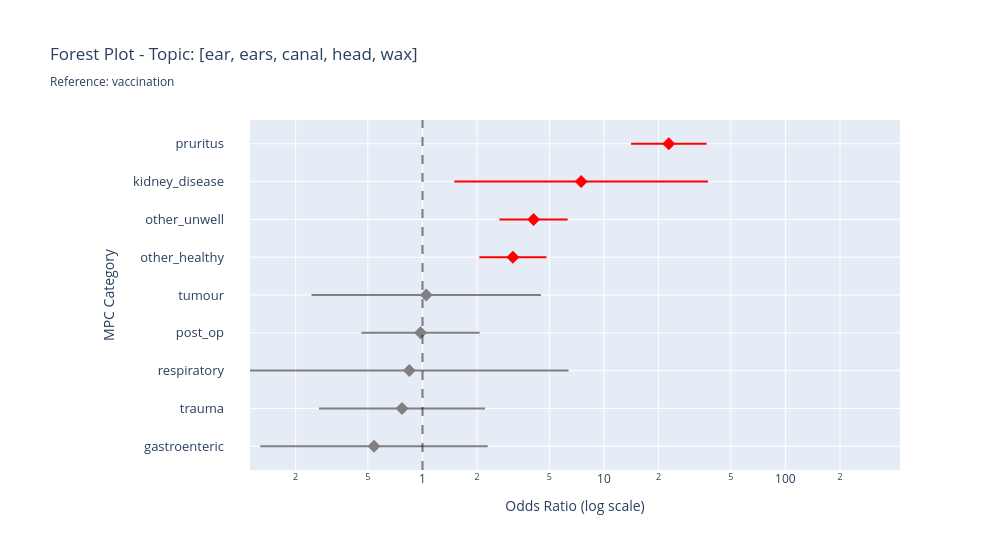
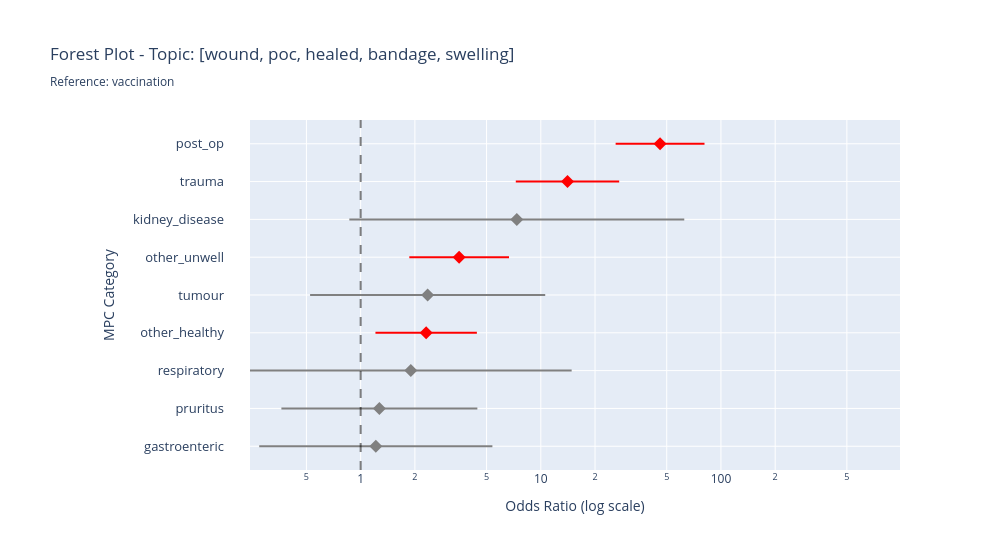
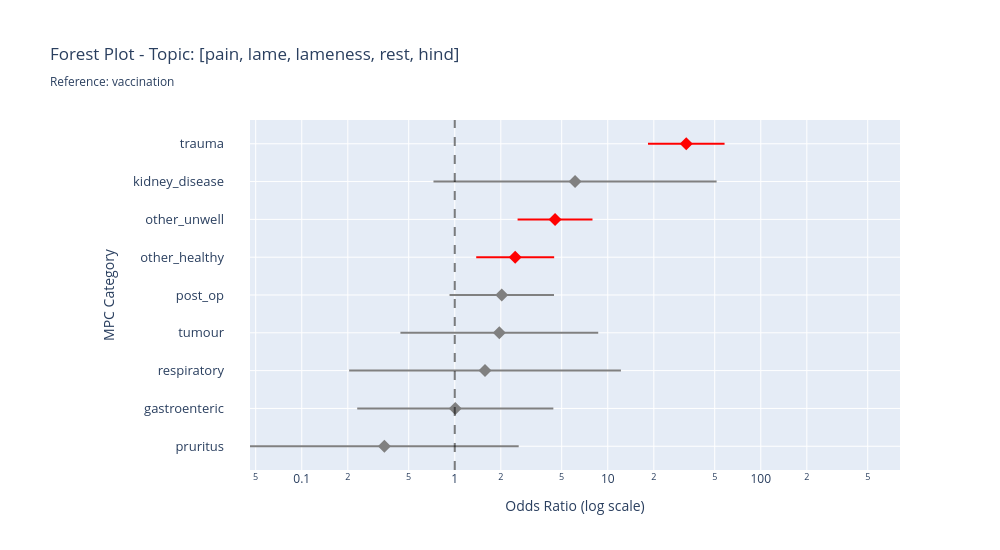

The code cell stored with these charts, in order, in its notebook:
### Code cell
def plot_forest(or_df, topic_id, title=""):
    subset = or_df[or_df['topic'] == topic_id].copy()
    subset = subset.sort_values('OR', ascending=True)

    if len(subset) == 0:
        print(f"No data for topic {topic_id}")
        return

    topic_words = [w for w, _ in topic_model.get_topic(topic_id)][:5]
    topic_label = ', '.join(topic_words)

    fig = go.Figure()

    for i, row in subset.iterrows():
        color = 'red' if row['significant'] else 'gray'
        fig.add_trace(go.Scatter(
            x=[row['CI_lower'], row['CI_upper']],
            y=[row['mpc'], row['mpc']],
            mode='lines',
            line=dict(color=color, width=2),
            showlegend=False
        ))

    fig.add_trace(go.Scatter(
        x=subset['OR'],
        y=subset['mpc'],
        mode='markers',
        marker=dict(size=10, color=['red' if s else 'gray' for s in subset['significant']], symbol='diamond'),
        name='Odds Ratio'
    ))

    fig.add_vline(x=1, line_dash="dash", line_color="black", opacity=0.5)

    fig.update_layout(
        title=f"Forest Plot - Topic: [{topic_label}]<br><sub>{title}</sub>",
        xaxis_title="Odds Ratio (log scale)",
        xaxis_type="log",
        yaxis_title="MPC Category",
        height=550,
        width=1000,
        margin=dict(l=250, r=100, t=120, b=80),
        showlegend=False
    )

    fig.update_yaxes(
        automargin=True,
        tickfont=dict(size=13),
        ticklabelstandoff=25
    )

    fig.show()

print("Red = significant (CI doesn't cross 1.0), Gray = not significant")
print()

for topic_id in top_topics[:3]:
    plot_forest(or_df, topic_id, "Reference: vaccination")

### Figure 1 — Plotly figure (JSON) as saved in the notebook; plotly's stock layout.template omitted (floating-point values rounded to 4 significant figures)
{"data": [{"line": {"color": "gray", "width": 2}, "mode": "lines", "showlegend": false, "type": "scatter", "x": [0.1277, 2.287], "y": ["gastroenteric", "gastroenteric"]}, {"line": {"color": "gray", "width": 2}, "mode": "lines", "showlegend": false, "type": "scatter", "x": [0.2689, 2.21], "y": ["trauma", "trauma"]}, {"line": {"color": "gray", "width": 2}, "mode": "lines", "showlegend": false, "type": "scatter", "x": [0.112, 6.383], "y": ["respiratory", "respiratory"]}, {"line": {"color": "gray", "width": 2}, "mode": "lines", "showlegend": false, "type": "scatter", "x": [0.4601, 2.065], "y": ["post_op", "post_op"]}, {"line": {"color": "gray", "width": 2}, "mode": "lines", "showlegend": false, "type": "scatter", "x": [0.2446, 4.495], "y": ["tumour", "tumour"]}, {"line": {"color": "red", "width": 2}, "mode": "lines", "showlegend": false, "type": "scatter", "x": [2.057, 4.821], "y": ["other_healthy", "other_healthy"]}, {"line": {"color": "red", "width": 2}, "mode": "lines", "showlegend": false, "type": "scatter", "x": [2.656, 6.309], "y": ["other_unwell", "other_unwell"]}, {"line": {"color": "red", "width": 2}, "mode": "lines", "showlegend": false, "type": "scatter", "x": [1.498, 37.45], "y": ["kidney_disease", "kidney_disease"]}, {"line": {"color": "red", "width": 2}, "mode": "lines", "showlegend": false, "type": "scatter", "x": [14.1, 36.76], "y": ["pruritus", "pruritus"]}, {"line": {"color": "red", "width": 2}, "mode": "lines", "showlegend": false, "type": "scatter", "x": [1.604, 428.3], "y": [null, null]}, {"marker": {"color": ["gray", "gray", "gray", "gray", "gray", "red", "red", "red", "red", "red"], "size": 10, "symbol": "diamond"}, "mode": "markers", "name": "Odds Ratio", "type": "scatter", "x": [0.5405, 0.7709, 0.8456, 0.9748, 1.048, 3.149, 4.094, 7.489, 22.76, 26.21], "y": ["gastroenteric", "trauma", "respiratory", "post_op", "tumour", "other_healthy", "other_unwell", "kidney_disease", "pruritus", null]}], "layout": {"height": 550, "margin": {"b": 80, "l": 250, "r": 100, "t": 120}, "shapes": [{"line": {"color": "black", "dash": "dash"}, "opacity": 0.5, "type": "line", "x0": 1, "x1": 1, "xref": "x", "y0": 0, "y1": 1, "yref": "y domain"}], "showlegend": false, "title": {"text": "Forest Plot - Topic: [ear, ears, canal, head, wax]<br><sub>Reference: vaccination</sub>"}, "width": 1000, "xaxis": {"title": {"text": "Odds Ratio (log scale)"}, "type": "log"}, "yaxis": {"automargin": true, "tickfont": {"size": 13}, "ticklabelstandoff": 25, "title": {"text": "MPC Category"}}}}

### Figure 2 — Plotly figure (JSON) as saved in the notebook; plotly's stock layout.template omitted (floating-point values rounded to 4 significant figures)
{"data": [{"line": {"color": "gray", "width": 2}, "mode": "lines", "showlegend": false, "type": "scatter", "x": [0.2735, 5.387], "y": ["gastroenteric", "gastroenteric"]}, {"line": {"color": "gray", "width": 2}, "mode": "lines", "showlegend": false, "type": "scatter", "x": [0.3631, 4.445], "y": ["pruritus", "pruritus"]}, {"line": {"color": "gray", "width": 2}, "mode": "lines", "showlegend": false, "type": "scatter", "x": [0.2431, 14.84], "y": ["respiratory", "respiratory"]}, {"line": {"color": "red", "width": 2}, "mode": "lines", "showlegend": false, "type": "scatter", "x": [1.208, 4.418], "y": ["other_healthy", "other_healthy"]}, {"line": {"color": "gray", "width": 2}, "mode": "lines", "showlegend": false, "type": "scatter", "x": [0.524, 10.58], "y": ["tumour", "tumour"]}, {"line": {"color": "red", "width": 2}, "mode": "lines", "showlegend": false, "type": "scatter", "x": [1.863, 6.66], "y": ["other_unwell", "other_unwell"]}, {"line": {"color": "gray", "width": 2}, "mode": "lines", "showlegend": false, "type": "scatter", "x": [0.8652, 62.58], "y": ["kidney_disease", "kidney_disease"]}, {"line": {"color": "red", "width": 2}, "mode": "lines", "showlegend": false, "type": "scatter", "x": [7.263, 27.24], "y": ["trauma", "trauma"]}, {"line": {"color": "red", "width": 2}, "mode": "lines", "showlegend": false, "type": "scatter", "x": [26.02, 81.04], "y": ["post_op", "post_op"]}, {"line": {"color": "red", "width": 2}, "mode": "lines", "showlegend": false, "type": "scatter", "x": [3.514, 986.1], "y": [null, null]}, {"marker": {"color": ["gray", "gray", "gray", "red", "gray", "red", "gray", "red", "red", "red"], "size": 10, "symbol": "diamond"}, "mode": "markers", "name": "Odds Ratio", "type": "scatter", "x": [1.214, 1.27, 1.899, 2.31, 2.355, 3.522, 7.358, 14.07, 45.92, 58.87], "y": ["gastroenteric", "pruritus", "respiratory", "other_healthy", "tumour", "other_unwell", "kidney_disease", "trauma", "post_op", null]}], "layout": {"height": 550, "margin": {"b": 80, "l": 250, "r": 100, "t": 120}, "shapes": [{"line": {"color": "black", "dash": "dash"}, "opacity": 0.5, "type": "line", "x0": 1, "x1": 1, "xref": "x", "y0": 0, "y1": 1, "yref": "y domain"}], "showlegend": false, "title": {"text": "Forest Plot - Topic: [wound, poc, healed, bandage, swelling]<br><sub>Reference: vaccination</sub>"}, "width": 1000, "xaxis": {"title": {"text": "Odds Ratio (log scale)"}, "type": "log"}, "yaxis": {"automargin": true, "tickfont": {"size": 13}, "ticklabelstandoff": 25, "title": {"text": "MPC Category"}}}}

### Figure 3 — Plotly figure (JSON) as saved in the notebook; plotly's stock layout.template omitted (floating-point values rounded to 4 significant figures)
{"data": [{"line": {"color": "gray", "width": 2}, "mode": "lines", "showlegend": false, "type": "scatter", "x": [0.0459, 2.618], "y": ["pruritus", "pruritus"]}, {"line": {"color": "gray", "width": 2}, "mode": "lines", "showlegend": false, "type": "scatter", "x": [0.2304, 4.41], "y": ["gastroenteric", "gastroenteric"]}, {"line": {"color": "gray", "width": 2}, "mode": "lines", "showlegend": false, "type": "scatter", "x": [0.204, 12.19], "y": ["respiratory", "respiratory"]}, {"line": {"color": "gray", "width": 2}, "mode": "lines", "showlegend": false, "type": "scatter", "x": [0.4414, 8.663], "y": ["tumour", "tumour"]}, {"line": {"color": "gray", "width": 2}, "mode": "lines", "showlegend": false, "type": "scatter", "x": [0.9243, 4.452], "y": ["post_op", "post_op"]}, {"line": {"color": "red", "width": 2}, "mode": "lines", "showlegend": false, "type": "scatter", "x": [1.381, 4.464], "y": ["other_healthy", "other_healthy"]}, {"line": {"color": "red", "width": 2}, "mode": "lines", "showlegend": false, "type": "scatter", "x": [2.574, 7.947], "y": ["other_unwell", "other_unwell"]}, {"line": {"color": "gray", "width": 2}, "mode": "lines", "showlegend": false, "type": "scatter", "x": [0.7258, 51.46], "y": ["kidney_disease", "kidney_disease"]}, {"line": {"color": "red", "width": 2}, "mode": "lines", "showlegend": false, "type": "scatter", "x": [18.32, 58.0], "y": ["trauma", "trauma"]}, {"line": {"color": "red", "width": 2}, "mode": "lines", "showlegend": false, "type": "scatter", "x": [2.941, 812.7], "y": [null, null]}, {"marker": {"color": ["gray", "gray", "gray", "gray", "gray", "red", "red", "gray", "red", "red"], "size": 10, "symbol": "diamond"}, "mode": "markers", "name": "Odds Ratio", "type": "scatter", "x": [0.3467, 1.008, 1.577, 1.956, 2.029, 2.483, 4.523, 6.111, 32.59, 48.89], "y": ["pruritus", "gastroenteric", "respiratory", "tumour", "post_op", "other_healthy", "other_unwell", "kidney_disease", "trauma", null]}], "layout": {"height": 550, "margin": {"b": 80, "l": 250, "r": 100, "t": 120}, "shapes": [{"line": {"color": "black", "dash": "dash"}, "opacity": 0.5, "type": "line", "x0": 1, "x1": 1, "xref": "x", "y0": 0, "y1": 1, "yref": "y domain"}], "showlegend": false, "title": {"text": "Forest Plot - Topic: [pain, lame, lameness, rest, hind]<br><sub>Reference: vaccination</sub>"}, "width": 1000, "xaxis": {"title": {"text": "Odds Ratio (log scale)"}, "type": "log"}, "yaxis": {"automargin": true, "tickfont": {"size": 13}, "ticklabelstandoff": 25, "title": {"text": "MPC Category"}}}}
